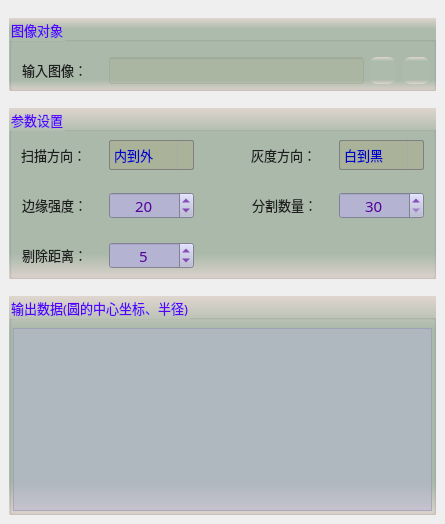
     <widget class="QWidget" name="tab">
      <attribute name="title">
       <string>基本设置</string>
      </attribute>
      <widget class="QGroupBox" name="groupCamera">
       <property name="geometry">
        <rect>
         <x>9</x>
         <y>18</y>
         <width>427</width>
         <height>73</height>
        </rect>
       </property>
       <property name="font">
        <font>
         <family>微软雅黑</family>
         <pointsize>10</pointsize>
        </font>
       </property>
       <property name="styleSheet">
        <string notr="true">background-color: qlineargradient(x1:0, y1:0, x2:0, y2:1, stop:0 #dfd5cf, stop: 0.15 #acbbac, stop: 0.85 #acbbac,stop:1 #dfd5cf);
color: rgb(85, 0, 255);</string>
       </property>
       <property name="title">
        <string>图像对象</string>
       </property>
       <widget class="QLabel" name="label_4">
        <property name="geometry">
         <rect>
          <x>13</x>
          <y>42</y>
          <width>79</width>
          <height>19</height>
         </rect>
        </property>
        <property name="font">
         <font>
          <family>微软雅黑</family>
          <pointsize>10</pointsize>
         </font>
        </property>
        <property name="styleSheet">
         <string notr="true">color: rgb(30, 30, 30);
background: transparent;</string>
        </property>
        <property name="text">
         <string>输入图像：</string>
        </property>
       </widget>
       <widget class="QLineEdit" name="txtLinkImage">
        <property name="geometry">
         <rect>
          <x>100</x>
          <y>39</y>
          <width>255</width>
          <height>27</height>
         </rect>
        </property>
        <property name="font">
         <font>
          <family>微软雅黑</family>
          <pointsize>10</pointsize>
         </font>
        </property>
        <property name="styleSheet">
         <string notr="true">color: rgb(0, 0, 200);
background-color: rgba(170, 170, 127,50);</string>
        </property>
        <property name="alignment">
         <set>Qt::AlignCenter</set>
        </property>
        <property name="readOnly">
         <bool>true</bool>
        </property>
       </widget>
       <widget class="QPushButton" name="btnLinkImage">
        <property name="geometry">
         <rect>
          <x>360</x>
          <y>39</y>
          <width>27</width>
          <height>27</height>
         </rect>
        </property>
        <property name="toolTip">
         <string>链接图像</string>
        </property>
        <property name="styleSheet">
         <string notr="true">QWidget{ border:none;border-radius: 8px;padding: 2px 4px;}
QPushButton:hover{ background-color: rgba(85, 150, 127, 100);}
QPushButton:pressed{background-color: rgba(85, 180, 127, 160);}</string>
        </property>
        <property name="text">
         <string/>
        </property>
        <property name="icon">
         <iconset resource="sub_res.qrc">
          <normaloff>:/resource/link.png</normaloff>:/resource/link.png</iconset>
        </property>
        <property name="iconSize">
         <size>
          <width>27</width>
          <height>27</height>
         </size>
        </property>
       </widget>
       <widget class="QPushButton" name="btnDelLinkImage">
        <property name="geometry">
         <rect>
          <x>394</x>
          <y>39</y>
          <width>27</width>
          <height>27</height>
         </rect>
        </property>
        <property name="toolTip">
         <string>删除图像链接</string>
        </property>
        <property name="styleSheet">
         <string notr="true">QWidget{ border:none;border-radius: 8px;padding: 2px 4px;}
QPushButton:hover{ background-color: rgba(226, 142, 162, 100);}
QPushButton:pressed{background-color: rgba(226, 172, 162, 200);}</string>
        </property>
        <property name="text">
         <string/>
        </property>
        <property name="icon">
         <iconset resource="sub_res.qrc">
          <normaloff>:/resource/del_link.png</normaloff>:/resource/del_link.png</iconset>
        </property>
        <property name="iconSize">
         <size>
          <width>27</width>
          <height>27</height>
         </size>
        </property>
       </widget>
      </widget>
      <widget class="QGroupBox" name="groupC2">
       <property name="geometry">
        <rect>
         <x>9</x>
         <y>108</y>
         <width>427</width>
         <height>171</height>
        </rect>
       </property>
       <property name="font">
        <font>
         <family>微软雅黑</family>
         <pointsize>10</pointsize>
        </font>
       </property>
       <property name="styleSheet">
        <string notr="true">background-color: qlineargradient(x1:0, y1:0, x2:0, y2:1, stop:0 #dfd5cf, stop: 0.15 #acbbac, stop: 0.85 #acbbac,stop:1 #dfd5cf);
color: rgb(85, 0, 255);</string>
       </property>
       <property name="title">
        <string>参数设置</string>
       </property>
       <widget class="QComboBox" name="comboGrayDirection">
        <property name="geometry">
         <rect>
          <x>330</x>
          <y>32</y>
          <width>85</width>
          <height>30</height>
         </rect>
        </property>
        <property name="font">
         <font>
          <family>微软雅黑</family>
          <pointsize>10</pointsize>
         </font>
        </property>
        <property name="styleSheet">
         <string notr="true">QComboBox {
    border: 1px solid gray;
    border-radius: 2px;    
    color: rgb(0, 0, 200);
	background-color: rgba(170, 170, 127,100);
}
QComboBox::drop-down {
    subcontrol-origin: padding;
    subcontrol-position: top right;
    width: 15px; 
    border-left-width: 1px;
    border-left-color: darkgray;
    border-left-style: solid;
    border-top-right-radius: 3px;
    border-bottom-right-radius: 3px;
}

QComboBox::down-arrow {
    image: url(:/resource/down.png);
} 
QComboBox::down-arrow:on {
    top: 1px;
    left: 1px;
}</string>
        </property>
        <item>
         <property name="text">
          <string>白到黑</string>
         </property>
        </item>
        <item>
         <property name="text">
          <string>黑到白</string>
         </property>
        </item>
       </widget>
       <widget class="QLabel" name="label_10">
        <property name="geometry">
         <rect>
          <x>242</x>
          <y>37</y>
          <width>81</width>
          <height>19</height>
         </rect>
        </property>
        <property name="sizePolicy">
         <sizepolicy hsizetype="Preferred" vsizetype="Fixed">
          <horstretch>0</horstretch>
          <verstretch>0</verstretch>
         </sizepolicy>
        </property>
        <property name="font">
         <font>
          <family>微软雅黑</family>
          <pointsize>10</pointsize>
         </font>
        </property>
        <property name="styleSheet">
         <string notr="true">color: rgb(30, 30, 30);
background: transparent;</string>
        </property>
        <property name="text">
         <string>灰度方向：</string>
        </property>
       </widget>
       <widget class="QLabel" name="label_14">
        <property name="geometry">
         <rect>
          <x>13</x>
          <y>87</y>
          <width>81</width>
          <height>19</height>
         </rect>
        </property>
        <property name="font">
         <font>
          <family>微软雅黑</family>
          <pointsize>10</pointsize>
          <weight>50</weight>
          <bold>false</bold>
         </font>
        </property>
        <property name="styleSheet">
         <string notr="true">color: rgb(30, 30, 30);
background: transparent;</string>
        </property>
        <property name="text">
         <string>边缘强度：</string>
        </property>
       </widget>
       <widget class="QSpinBox" name="spinThreshold">
        <property name="geometry">
         <rect>
          <x>100</x>
          <y>84</y>
          <width>85</width>
          <height>27</height>
         </rect>
        </property>
        <property name="font">
         <font>
          <family>微软雅黑</family>
          <pointsize>11</pointsize>
         </font>
        </property>
        <property name="styleSheet">
         <string notr="true">QWidget{color: rgb(85, 0, 155);background-color: rgb(180, 180, 210);}
QSpinBox::up-button{
    border:transparent;
}
QSpinBox::down-button{
    border:transparent;
}
QSpinBox::up-arrow{
    image:url(:/resource/up.png);
}
QSpinBox::down-arrow{
    image:url(:/resource/down.png);
}</string>
        </property>
        <property name="alignment">
         <set>Qt::AlignCenter</set>
        </property>
        <property name="minimum">
         <number>0</number>
        </property>
        <property name="maximum">
         <number>255</number>
        </property>
        <property name="value">
         <number>20</number>
        </property>
       </widget>
       <widget class="QLabel" name="label_15">
        <property name="geometry">
         <rect>
          <x>12</x>
          <y>37</y>
          <width>81</width>
          <height>19</height>
         </rect>
        </property>
        <property name="sizePolicy">
         <sizepolicy hsizetype="Preferred" vsizetype="Fixed">
          <horstretch>0</horstretch>
          <verstretch>0</verstretch>
         </sizepolicy>
        </property>
        <property name="font">
         <font>
          <family>微软雅黑</family>
          <pointsize>10</pointsize>
         </font>
        </property>
        <property name="styleSheet">
         <string notr="true">color: rgb(30, 30, 30);
background: transparent;</string>
        </property>
        <property name="text">
         <string>扫描方向：</string>
        </property>
       </widget>
       <widget class="QComboBox" name="comboScanDirection">
        <property name="geometry">
         <rect>
          <x>100</x>
          <y>32</y>
          <width>85</width>
          <height>30</height>
         </rect>
        </property>
        <property name="font">
         <font>
          <family>微软雅黑</family>
          <pointsize>10</pointsize>
         </font>
        </property>
        <property name="styleSheet">
         <string notr="true">QComboBox {
    border: 1px solid gray;
    border-radius: 2px;    
    color: rgb(0, 0, 200);
	background-color: rgba(170, 170, 127,100);
}
QComboBox::drop-down {
    subcontrol-origin: padding;
    subcontrol-position: top right;
    width: 15px; 
    border-left-width: 1px;
    border-left-color: darkgray;
    border-left-style: solid;
    border-top-right-radius: 3px;
    border-bottom-right-radius: 3px;
}

QComboBox::down-arrow {
    image: url(:/resource/down.png);
} 
QComboBox::down-arrow:on {
    top: 1px;
    left: 1px;
}</string>
        </property>
        <item>
         <property name="text">
          <string>内到外</string>
         </property>
        </item>
        <item>
         <property name="text">
          <string>外到内</string>
         </property>
        </item>
       </widget>
       <widget class="QLabel" name="label_16">
        <property name="geometry">
         <rect>
          <x>243</x>
          <y>87</y>
          <width>81</width>
          <height>19</height>
         </rect>
        </property>
        <property name="font">
         <font>
          <family>微软雅黑</family>
          <pointsize>10</pointsize>
          <weight>50</weight>
          <bold>false</bold>
         </font>
        </property>
        <property name="styleSheet">
         <string notr="true">color: rgb(30, 30, 30);
background: transparent;</string>
        </property>
        <property name="text">
         <string>分割数量：</string>
        </property>
       </widget>
       <widget class="QSpinBox" name="spinSegment">
        <property name="geometry">
         <rect>
          <x>330</x>
          <y>84</y>
          <width>85</width>
          <height>27</height>
         </rect>
        </property>
        <property name="font">
         <font>
          <family>微软雅黑</family>
          <pointsize>11</pointsize>
         </font>
        </property>
        <property name="styleSheet">
         <string notr="true">QWidget{color: rgb(85, 0, 155);background-color: rgb(180, 180, 210);}
QSpinBox::up-button{
    border:transparent;
}
QSpinBox::down-button{
    border:transparent;
}
QSpinBox::up-arrow{
    image:url(:/resource/up.png);
}
QSpinBox::down-arrow{
    image:url(:/resource/down.png);
}</string>
        </property>
        <property name="alignment">
         <set>Qt::AlignCenter</set>
        </property>
        <property name="minimum">
         <number>30</number>
        </property>
        <property name="maximum">
         <number>360</number>
        </property>
        <property name="value">
         <number>30</number>
        </property>
       </widget>
       <widget class="QLabel" name="label_19">
        <property name="geometry">
         <rect>
          <x>13</x>
          <y>137</y>
          <width>81</width>
          <height>19</height>
         </rect>
        </property>
        <property name="font">
         <font>
          <family>微软雅黑</family>
          <pointsize>10</pointsize>
          <weight>50</weight>
          <bold>false</bold>
         </font>
        </property>
        <property name="styleSheet">
         <string notr="true">color: rgb(30, 30, 30);
background: transparent;</string>
        </property>
        <property name="text">
         <string>剔除距离：</string>
        </property>
       </widget>
       <widget class="QSpinBox" name="spinCullDistance">
        <property name="geometry">
         <rect>
          <x>100</x>
          <y>134</y>
          <width>85</width>
          <height>27</height>
         </rect>
        </property>
        <property name="font">
         <font>
          <family>微软雅黑</family>
          <pointsize>11</pointsize>
         </font>
        </property>
        <property name="styleSheet">
         <string notr="true">QWidget{color: rgb(85, 0, 155);background-color: rgb(180, 180, 210);}
QSpinBox::up-button{
    border:transparent;
}
QSpinBox::down-button{
    border:transparent;
}
QSpinBox::up-arrow{
    image:url(:/resource/up.png);
}
QSpinBox::down-arrow{
    image:url(:/resource/down.png);
}</string>
        </property>
        <property name="alignment">
         <set>Qt::AlignCenter</set>
        </property>
        <property name="minimum">
         <number>1</number>
        </property>
        <property name="maximum">
         <number>100</number>
        </property>
        <property name="value">
         <number>5</number>
        </property>
       </widget>
      </widget>
      <widget class="QGroupBox" name="groupC3">
       <property name="geometry">
        <rect>
         <x>9</x>
         <y>296</y>
         <width>427</width>
         <height>219</height>
        </rect>
       </property>
       <property name="font">
        <font>
         <family>微软雅黑</family>
         <pointsize>10</pointsize>
        </font>
       </property>
       <property name="styleSheet">
        <string notr="true">background-color: qlineargradient(x1:0, y1:0, x2:0, y2:1, stop:0 #dfd5cf, stop: 0.15 #acbbac, stop: 0.85 #acbbac,stop:1 #dfd5cf);
color: rgb(85, 0, 255);</string>
       </property>
       <property name="title">
        <string>输出数据(圆的中心坐标、半径)</string>
       </property>
       <widget class="QTextEdit" name="txtMsg">
        <property name="geometry">
         <rect>
          <x>4</x>
          <y>32</y>
          <width>419</width>
          <height>183</height>
         </rect>
        </property>
        <property name="font">
         <font>
          <family>微软雅黑</family>
         </font>
        </property>
        <property name="styleSheet">
         <string notr="true">QTextEdit         
{
    background-color: rgba(180, 180, 215,120);    
    gridline-color: rgba(220, 220, 255,255);
    color: rgba(20, 20, 20,200);
}
QScrollBar:vertical{ 
		background:#FFFFF2;
		padding-top:20px;
		padding-bottom:20px;
		padding-left:2px;
		padding-right:2px;
		border-left:1px solid #d7d7d7;}
QScrollBar::handle:vertical{
		background:#dbdbdb;
		border-radius:6px;
		min-height:20px;}
QScrollBar::handle:vertical:hover{
		background:#d0d0d0;}
QScrollBar::add-line:vertical{
		background:url(:/resource/down.png) center no-repeat;}
QScrollBar::sub-line:vertical{
		background:url(:/resource/up.png) center no-repeat;}
QScrollBar:horizontal{ 
		background:#FFFFF2;
		padding-top:20px;
		padding-bottom:20px;
		padding-left:2px;
		padding-right:2px;
		border-left:1px solid #d7d7d7;}
QScrollBar::handle:horizontal{
		background:#dbdbdb;
		border-radius:6px;
		min-height:20px;}
QScrollBar::handle:horizontal:hover{
		background:#d0d0d0;}
QScrollBar::add-line:horizontal{
		background:url(:/resource/right.png) center no-repeat;}
QScrollBar::sub-line:horizontal{
		background:url(:/resource/left.png) center no-repeat;}</string>
        </property>
        <property name="readOnly">
         <bool>true</bool>
        </property>
       </widget>
      </widget>
     </widget>
